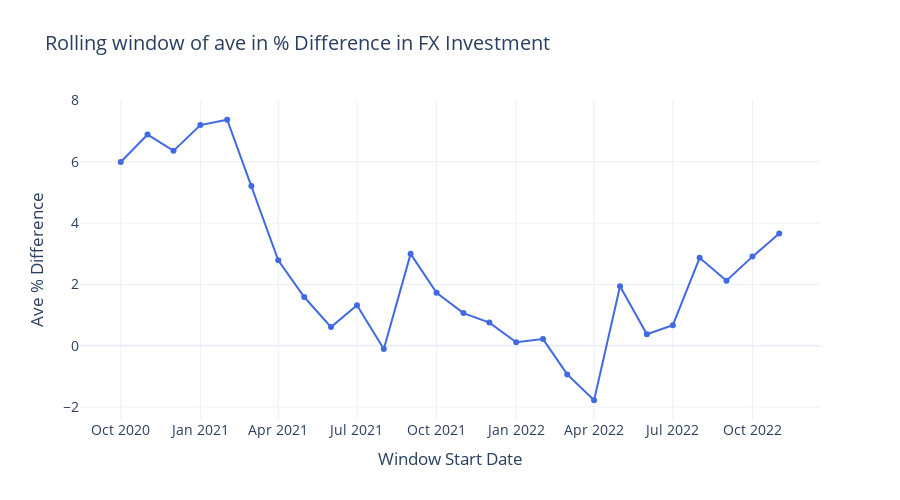

Source (notebook cell):
### Code cell
print('Rolling avg diff - 36 months window')
results_df = rolling_avg_diff_plotly(
    boe_raw=boe_raw,
    seeds=range(NO_OF_SIMULATIONS),
    start_year=2020,
    start_month=10,
    end_year=2025,
    end_month=11,
    monthly_investment=1000,
    fee_rate=FX_CHARGES_RATE,
    window_months=36
)

### Figure 1 — Plotly figure (JSON) as saved in the notebook; plotly's stock layout.template omitted (floating-point values rounded to 4 significant figures)
{"data": [{"hovertemplate": "%{x|%b %Y}<br>%{y:.2f}%<extra></extra>", "line": {"color": "royalblue", "width": 2}, "marker": {"size": 6}, "mode": "lines+markers", "name": "Avg % Diff", "type": "scatter", "x": ["2020-10-01T00:00:00", "2020-11-01T00:00:00", "2020-12-01T00:00:00", "2021-01-01T00:00:00", "2021-02-01T00:00:00", "2021-03-01T00:00:00", "2021-04-01T00:00:00", "2021-05-01T00:00:00", "2021-06-01T00:00:00", "2021-07-01T00:00:00", "2021-08-01T00:00:00", "2021-09-01T00:00:00", "2021-10-01T00:00:00", "2021-11-01T00:00:00", "2021-12-01T00:00:00", "2022-01-01T00:00:00", "2022-02-01T00:00:00", "2022-03-01T00:00:00", "2022-04-01T00:00:00", "2022-05-01T00:00:00", "2022-06-01T00:00:00", "2022-07-01T00:00:00", "2022-08-01T00:00:00", "2022-09-01T00:00:00", "2022-10-01T00:00:00", "2022-11-01T00:00:00"], "y": [5.994, 6.887, 6.357, 7.197, 7.372, 5.212, 2.787, 1.588, 0.6065, 1.32, -0.1053, 2.996, 1.724, 1.064, 0.754, 0.1096, 0.2144, -0.938, -1.781, 1.937, 0.3721, 0.6691, 2.866, 2.119, 2.906, 3.664]}], "layout": {"font": {"size": 14}, "height": 500, "hovermode": "x unified", "title": {"text": "Rolling window of ave in % Difference in FX Investment"}, "width": 900, "xaxis": {"title": {"text": "Window Start Date"}}, "yaxis": {"title": {"text": "Ave % Difference"}}}}
